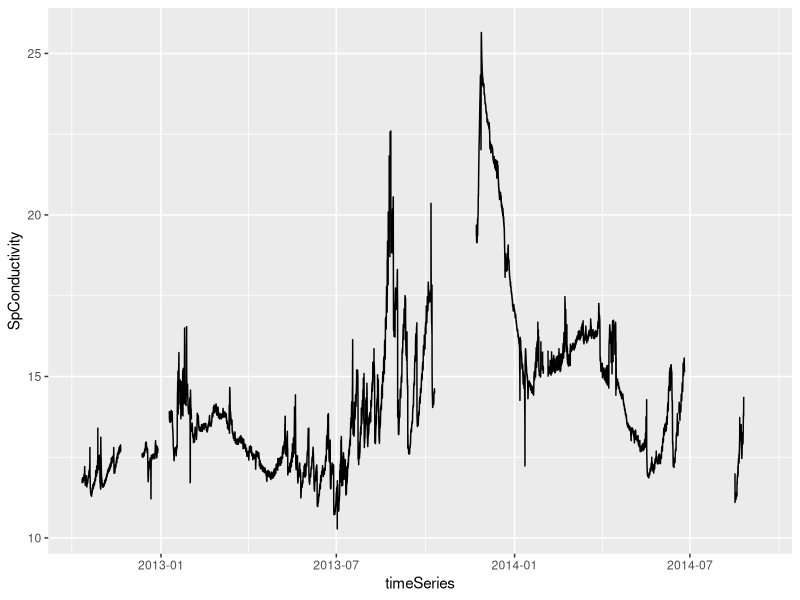

Here is the R script that generated this plot:
#Spectral conditions cleaning

#necessary packages
library(lubridate)
library(tidyverse)
library(ggplot2)


#load in csv file
spectralConditionsRaw <- read_csv("hbSoils/data_raw/HBF Spec Cond.csv")

#Select Necessary Columns
cleanSpectral <- spectralConditionsRaw %>% select(Date.Time.EST, SpConductivity)


#Mutate to posix Type
cleanSpectral <- cleanSpectral %>% mutate(timeSeries = mdy_hm(Date.Time.EST)) %>%
  select(timeSeries, SpConductivity)


#Test Plot
ggplot(cleanSpectral, aes(x=timeSeries, y = SpConductivity)) + geom_line()
